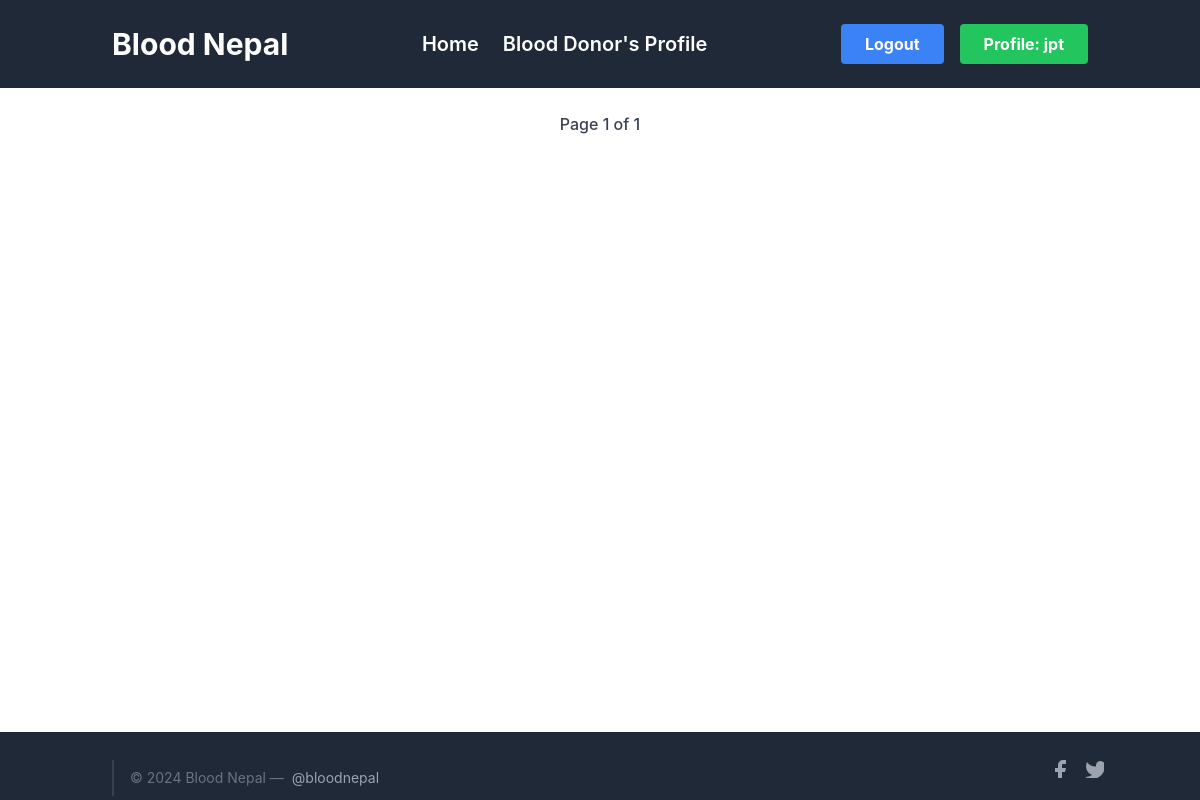
The app's page /request-sent (signed in), older data.
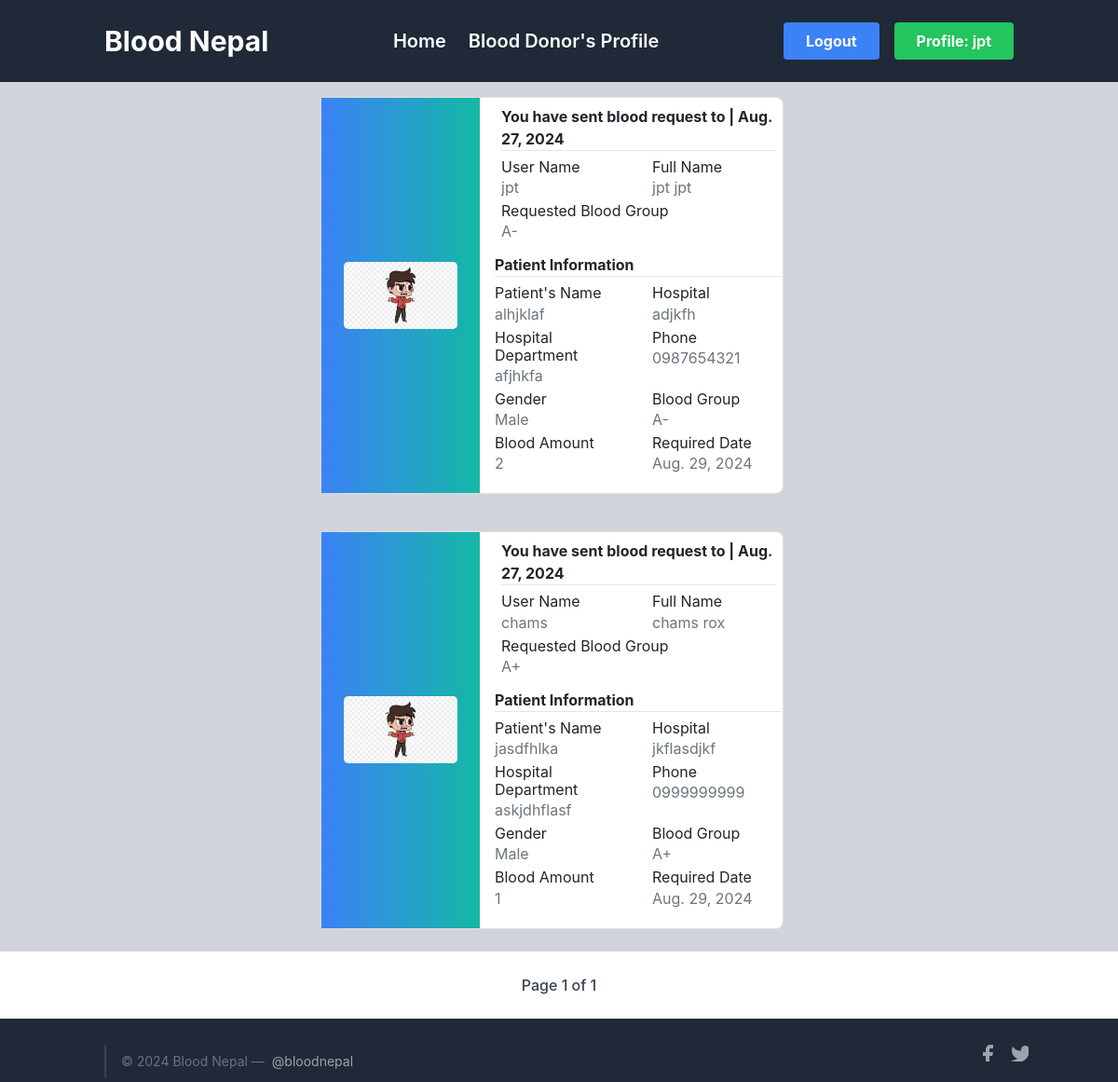
The same page, newer data.
### profile_/models.py (models this page shows, shortened)
class Patient(models.Model):
    user = models.ForeignKey(User, on_delete = models.CASCADE,null= True)
    blood_request_sent_by = models.ForeignKey(SignUp,related_name='sent_by', on_delete=models.SET_NULL, null=True, blank=True)
    blood_request_sent_to = models.ForeignKey(SignUp,related_name='sent_to', on_delete=models.SET_NULL, null=True, blank=False)
    message = models.TextField(max_length = 50, null=True)
    patients_name = models.CharField(max_length = 20)
    hospital = models.CharField(max_length = 20, null=True)
    patients_department = models.CharField(max_length = 120)
    patients_gender = models.CharField(max_length=6, choices= GenderChoices, null=True, default='Male')
    patients_phone = models.CharField(max_length=10, null=True,blank=True)
    patients_blood_group = models.CharField(choices=Blood_Group_Choices,max_length=3,null= True)
    blood_pint = models.IntegerField(null=True)
    required_date = models.DateField(null=True)
    requisition_form = models.ImageField(upload_to = 'patientsForm/')

class SignUp(models.Model):
    user = models.OneToOneField(User, on_delete = models.CASCADE , unique=True)
    full_name = models.CharField(max_length = 120, null=False, blank=False )
    email = models.EmailField( null=False, blank=False)
    phone = models.CharField(max_length=10,null=True)
    gender = models.CharField(max_length=6, choices= GenderChoices , default='Male')
    profile_photo = models.ImageField(upload_to = 'images/')
    location = models.CharField(max_length=40)
    blood_group = models.CharField(choices=Blood_Group_Choices,max_length=3)
    weight = models.IntegerField( null=True, blank=False)
    ready_to_donate = models.CharField(choices=R_CHOICES ,null=True, max_length=4)
    last_donation = models.DateField(null=True)

### profile_/views.py (the view)
# urls.py: path("request-sent", Sent.as_view(), name="request-sent"),
class Sent(ListView):
    context_object_name = 'patients'
    template_name = "profile/sent.html"
    paginate_by = 2
    def get_queryset(self):
        user = self.request.user
        try:
            sign_up = SignUp.objects.get(user=user)
            return Patient.objects.filter(blood_request_sent_by=sign_up)
        except SignUp.DoesNotExist:
            messages.success(self.request, 'You have not requested for blood yet.')
    def get_context_data(self):
        context = super().get_context_data()
        context['username'] = self.request.user.username
        context['current_date'] = timezone.now().date()
        return context

### profile_/templates/profile/sent.html (shortened to what this page needs)
{% extends 'profile/base.html' %}
{% block hero %}
{% for patient in patients %}
<section class="vh-40 bg-gray-300">
  <div class="container py-3 h-15">
    <div class="row d-flex justify-content-center align-items-center h-100">
      <div class="col col-lg-6 mb-2 mb-lg-0">
        <div class="card mb-2" style="border-radius: .5rem;">
          <div class="row g-0">
            <div class="w-1/3 bg-gradient-to-r from-blue-500 to-teal-500 flex items-center justify-center p-4">
              <a href="{{patient.requisition_form.url}}">
                <img src="{{patient.requisition_form.url}}" alt="Profile Photo" class="w-72 h-auto rounded-lg">
              </a>
            </div>
            <div class="col-md-8">
              <div class="card-body p-2">
                <strong>You have sent blood request to | {{current_date}}</strong>
                <hr class="mt-0 mb-1">
                <div class="row pt-1">
                  <div class="col-6 mb-1">
                    <h6>User Name</h6>
                    <p class="text-muted">{{ patient.blood_request_sent_to.user }}</p>
                  </div>
                  <div class="col-6 mb-1">
                    <h6>Full Name</h6>
                    <p class="text-muted">{{ patient.blood_request_sent_to.full_name }}</p>
                  </div>
                  <div class="col-8 mb-1">
                    <h6>Requested Blood Group</h6>
                    <p class="text-muted">{{ patient.blood_request_sent_to.blood_group }}</p>
                  </div>
                  <div class="card-body p-2">
                    <strong>Patient Information</strong>
                <hr class="mt-0 mb-1">
                <div class="row pt-1">
                  <div class="col-6 mb-1">
                    <h6>Patient's Name</h6>
                    <p class="text-muted">{{ patient.patients_name }}</p>
                  </div>
                  <div class="col-6 mb-1">
                    <h6>Hospital</h6>
                    <p class="text-muted">{{ patient.hospital }}</p>
                  </div>
                  <div class="col-6 mb-1">
                    <h6>Hospital Department</h6>
                    <p class="text-muted">{{ patient.patients_department }}</p>
                  </div>
                  <div class="col-6 mb-1">
                    <h6>Phone</h6>
                    <p class="text-muted">{{ patient.patients_phone }}</p>
                  </div>
                  <div class="col-6 mb-1">
                    <h6>Gender</h6>
                    <p class="text-muted">{{ patient.patients_gender}}</p>
                  </div>
                  <div class="col-6 mb-1">
                    <h6>Blood Group</h6>
                    <p class="text-muted">{{ patient.patients_blood_group }}</p>
                  </div>
                  <div class="col-6 mb-1">
                    <h6>Blood Amount</h6>
                    <p class="text-muted">{{ patient.blood_pint }}</p>
                  </div>
                  <div class="col-6 mb-1">
                    <h6>Required Date</h6>
                    <p class="text-muted">{{ patient.required_date }}</p>
                  </div>
                </div>
              </div>
            </div>
          </div>
        </div>
      </div>
    </div>
</div>
</section>
{% endfor %}
{% include "profile/pagination.html" %}
{% endblock %}

Row changes from the older to the newer data that the page shows:
added Patient: requisition_form (picture), current_date "Aug. 27, 2024", blood_request_sent_to.user "jpt", blood_request_sent_to.full_name "jpt jpt", blood_request_sent_to.blood_group "A-", patients_name "alhjklaf", hospital "adjkfh", patients_department "afjhkfa", patients_phone "0987654321", patients_gender "Male", patients_blood_group "A-", blood_pint "2", required_date "Aug. 29, 2024"
added Patient: requisition_form (picture), current_date "Aug. 27, 2024", blood_request_sent_to.user "chams", blood_request_sent_to.full_name "chams rox", blood_request_sent_to.blood_group "A+", patients_name "jasdfhlka", hospital "jkflasdjkf", patients_department "askjdhflasf", patients_phone "0999999999", patients_gender "Male", patients_blood_group "A+", blood_pint "1", required_date "Aug. 29, 2024"
